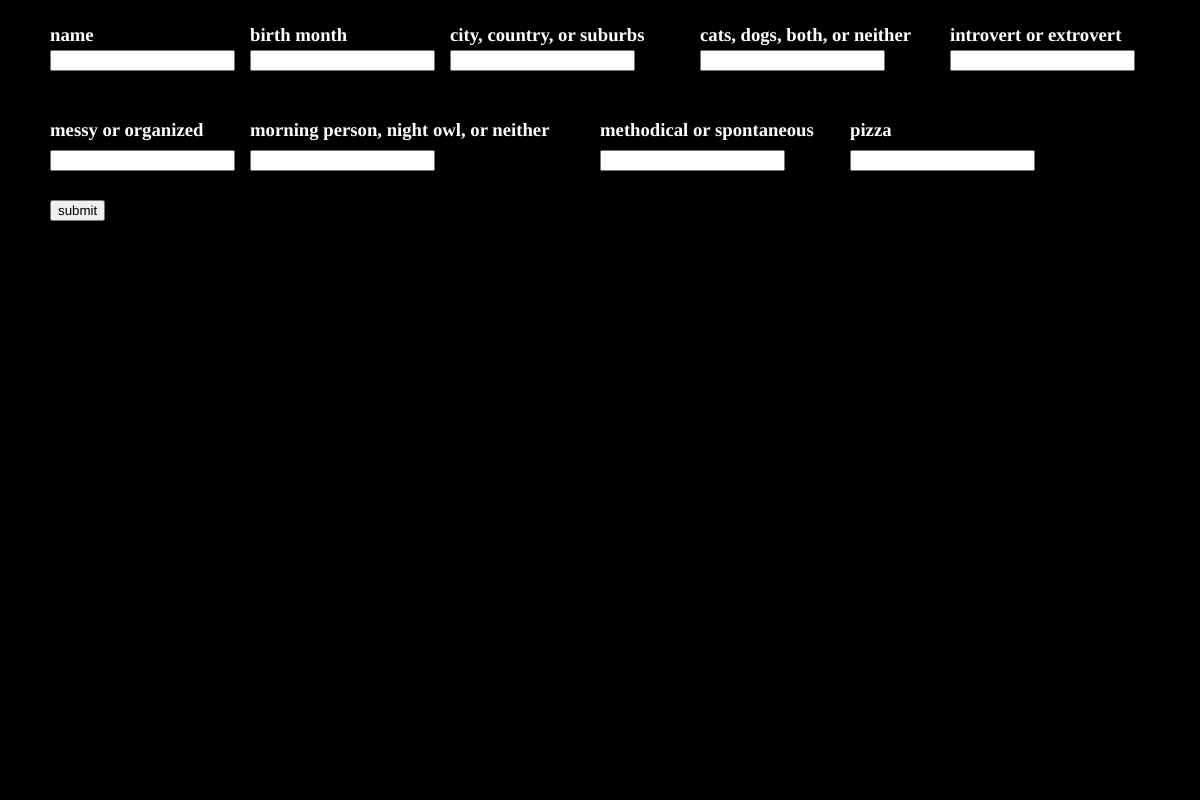
Frame 1 (no input)
Frame 60 (no input): identical to frame 1, image omitted
Frame 120 (the mouse pressed at the canvas centre since frame 60): identical to frame 1, image omitted

The p5.js sketch that drew this single still picture (run headless with seeded random() and noise() and a simulated clock; from frame 60 on, the mouse is pressed at the canvas centre):

// p5.js sketch
// ── sketch.js
let name, month, live, pets, org, day, type, you, piz;

let nInput, mInput, lInput, pInput, oInput, dInput, tInput, yInput, fInput;

let submit;

let winterP1 = '#2be7d9';
let winterP2 = '#2e34da';

let winterB1 = '#1ca7fc';
let winterB2 = '#166ffb';

let springY1 = '#fffb37';
let springY2 = '#ae15ff';

let springO1 = '#ffac06';
let springO2 = '#62f962';

let summerB1 = '#4ef9c6';
let summerB2 = '#ff4e4e';

let summerR1 = '#fbff52';
let summerR2 = '#0098ff';

let fallR1 = '#feb313';
let fallR2 = '#be25f4';

let fallP1 = '#ff3911';
let fallP2 = '#760cd8';


function setup() {
  createCanvas(1200, 800);
    
    background(0);
    
    name = createElement('h3', 'name');
    name.position(50, 5);
    name.style('color', 'white');
    
    nInput = createInput();
    nInput.position(50, 50);
    
    month = createElement('h3', 'birth month');
    month.position(250, 5);
    month.style('color', 'white');
   
    mInput = createInput();
    mInput.position(250, 50);
    
    live = createElement('h3', 'city, country, or suburbs');
    live.position(450, 5);
    live.style('color', 'white');
    
    lInput = createInput();
    lInput.position(450, 50);
    
    pets = createElement('h3', 'cats, dogs, both, or neither');
    pets.position(700, 5);
    pets.style('color', 'white');
    
    pInput = createInput();
    pInput.position(700, 50);
    
    type = createElement('h3', 'introvert or extrovert');
    type.position(950, 5);
    type.style('color', 'white');
    
    tInput = createInput();
    tInput.position(950, 50);
    
    org = createElement('h3', 'messy or organized');
    org.position(50, 100);
    org.style('color', 'white');
    
    oInput = createInput();
    oInput.position(50, 150);
    
    day = createElement('h3', 'morning person, night owl, or neither');
    day.position(250, 100);
    day.style('color', 'white');
    
    dInput = createInput();
    dInput.position(250, 150);
    
    you = createElement('h3', 'methodical or spontaneous');
    you.position(600, 100);
    you.style('color', 'white');
    
    yInput = createInput();
    yInput.position(600, 150);
    
    piz = createElement('h3', 'pizza');
    piz.position(850, 100);
    piz.style('color', 'white');
    
    fInput = createInput();
    fInput.position(850, 150);
    
    submit = createButton('submit');
    submit.position(50, 200);
    submit.mousePressed(show);
}

function draw() {
    
}

// shows results when 'submit' is pressed
function show() {
    console.log('submit');
    
    let season = mInput.value();
    
    if (season=="september" || season=="october" || season=="november") {
        background(hexWithAlpha('#ff3911'));
    }
    if (season=="december" || season=="january" || season=="february") {
        background(hexWithAlpha('#745cfb'));
    }
    if (season=="march" || season=="april" || season=="may") {
        background(hexWithAlpha('#ae15ff'));
    }
    if (season=="june" || season=="july" || season=="august") {
        background(hexWithAlpha('#ff4e4e'));
    }
    
    mood();
    
    let vibe = yInput.value();
    if (vibe == "methodical") {
        bgSquares((width/2), (height/2));
    } 
    if (vibe == "spontaneous") {
        bgCircles((width/2), (height/2));
    }

    element();
    
    shapes((width/2), (height/2));
    
    squareRow((width/2), (height/2));
    
    weird();
}

function weird() {
    let curve = int(fInput.value());
    let w = map(curve, 1, 5, 0, 100);
    
    let color = dInput.value();
    
    //console.log(w);
    noFill();
    if (color == "night owl") {
        stroke(255);
    } else {
        stroke(0);
    }
    circle(100, 100, w);
    circle(width-100, 100, w);
    circle(100, height-100, w);
    circle(width-100, height-100, w);
}

function element() {
    
    let symbol = yInput.value();
    
    let color = dInput.value();
    
    if (symbol == "methodical") {
        fill(255);
        if (color == "morning person") {
            stroke(0);
        } else {
            stroke(255);
        }
        circle(100, (height/2)-100, 15);
        circle(100, (height/2), 15);
        circle(100, (height/2)+100, 15);
        strokeWeight(2);
        line(100, (height/2)-100, 100, (height/2)+100);
        
        circle(1100, (height/2)-100, 15);
        circle(1100, (height/2), 15);
        circle(1100, (height/2)+100, 15);
        strokeWeight(2);
        line(1100, (height/2)-100, 1100, (height/2)+100);
    }
    if (symbol == "spontaneous") {
        fill(255);
        if (color == "morning person") {
            stroke(0);
        } else {
            stroke(255);
        }
        circle(100, (height/2), 25);
        strokeWeight(2);
        line(50, (height/2)-50, 150, (height/2)+50);
        line(150, (height/2)-50, 50, (height/2)+50);
        line(100, (height/2)-50, 100, (height/2)+50);
        line(50, (height/2), 150, (height/2));
        
        circle(1100, (height/2), 25);
        line(1050, (height/2)-50, 1150, (height/2)+50);
        line(1150, (height/2)-50, 1050, (height/2)+50);
        line(1100, (height/2)-50, 1100, (height/2)+50);
        line(1050, (height/2), 1150, (height/2));
    }
}

function squareRow(centerX, centerY) {
    let season = mInput.value();
    
    let scale = int(oInput.value());
    
    let pos = map(scale, 1, 5, 0, 200);
    
    
    if (season=="september" || season=="october" || season=="november") {
        drawSquare(centerX+175, centerY+pos, 50, 45, hexWithAlpha(fallR1, 1), hexWithAlpha(fallR2, 1));
        drawSquare(centerX-175, centerY-pos, 50, 45, hexWithAlpha(fallR1, 1), hexWithAlpha(fallR2, 1));
        
        drawSquare(centerX+100, centerY-pos, 100, 45, hexWithAlpha(fallR1, 1), hexWithAlpha(fallR2, 1));
        drawSquare(centerX-100, centerY+pos, 100, 45, hexWithAlpha(fallR1, 1), hexWithAlpha(fallR2, 1));
        
        drawSquare(centerX, centerY, 150, 45, hexWithAlpha(fallR1, 1), hexWithAlpha(fallR2, 1));
    }
    
    if (season=="december" || season=="january" || season=="february") {
        drawSquare(centerX+175, centerY+pos, 50, 45, hexWithAlpha(winterP1, 1), hexWithAlpha(winterP2, 1));
        drawSquare(centerX-175, centerY-pos, 50, 45, hexWithAlpha(winterP1, 1), hexWithAlpha(winterP2, 1));
        
        drawSquare(centerX+100, centerY-pos, 100, 45, hexWithAlpha(winterP1, 1), hexWithAlpha(winterP2, 1));
        drawSquare(centerX-100, centerY+pos, 100, 45, hexWithAlpha(winterP1, 1), hexWithAlpha(winterP2, 1));
        
        drawSquare(centerX, centerY, 150, 45, hexWithAlpha(winterP1, 1), hexWithAlpha(winterP2, 1));
    }
    
    if (season=="march" || season=="april" || season=="may") {
        drawSquare(centerX+175, centerY+pos, 50, 45, hexWithAlpha(springY1, 1), hexWithAlpha(springY2, 1));
        drawSquare(centerX-175, centerY-pos, 50, 45, hexWithAlpha(springY1, 1), hexWithAlpha(springY2, 1));
        
        drawSquare(centerX+100, centerY-pos, 100, 45, hexWithAlpha(springY1, 1), hexWithAlpha(springY2, 1));
        drawSquare(centerX-100, centerY+pos, 100, 45, hexWithAlpha(springY1, 1), hexWithAlpha(springY2, 1));
        
        drawSquare(centerX, centerY, 150, 45, hexWithAlpha(springY1, 1), hexWithAlpha(springY2, 1));
    }
    
    if (season=="june" || season=="july" || season=="august") {
        drawSquare(centerX+175, centerY+pos, 50, 45, hexWithAlpha(summerR1, 1), hexWithAlpha(summerB2, 1));
        drawSquare(centerX-175, centerY-pos, 50, 45, hexWithAlpha(summerR1, 1), hexWithAlpha(summerB2, 1));
        
        drawSquare(centerX+100, centerY-pos, 100, 45, hexWithAlpha(summerR1, 1), hexWithAlpha(summerB2, 1));
        drawSquare(centerX-100, centerY+pos, 100, 45, hexWithAlpha(summerR1, 1), hexWithAlpha(summerB2, 1));
        
        drawSquare(centerX, centerY, 150, 45, hexWithAlpha(summerR1, 1), hexWithAlpha(summerB2, 1));
    }
}

function shapes(centerX, centerY) {
    let name = nInput.value().length;
    
    let life = lInput.value();
    
    let prox = pInput.value();
    let dist;
    if (prox == "cats") {
        dist = 100;
    } else if (prox == "dogs") {
        dist = -100;
    } else if (prox == "both" || prox == "neither") {
        dist = 0;
    }
    
    let person = int(tInput.value());
    let perSq = map(person, 1, 5, 25, 400);
    
    let perCr = map(person, 1, 5, 25, 200);
    
    let square1 = perSq;
    let square2 = perSq+100;
    let square3 = square2+100;
    
    let circle1 = perCr;
    let circle2 = perCr+50;
    let circle3 = circle2+50;
    
    stroke(255);
    noFill();
    if (name%2 == 0) {
        console.log('even');
        
        if (life == "country") {
            circle(centerX, centerY-(circle1+dist), circle1); //top
            circle(centerX+(circle1+dist), centerY, circle1); //right
            circle(centerX, centerY+(circle1+dist), circle1); //bottom
            circle(centerX-(circle1+dist), centerY, circle1); //left

            circle(centerX, centerY-(circle2+dist), circle2); //top
            circle(centerX, centerY+(circle2+dist), circle2); //bottom

            circle(centerX, centerY-(circle3+dist), circle3); //top
            circle(centerX, centerY+(circle3+dist), circle3); //bottom
            circle(centerX-(circle3+dist), centerY, circle3); //left
            circle(centerX+(circle3+dist), centerY, circle3); //right
            
            
        } else if (life == "city") {            
            rect(centerX-(square1/2), centerY-(square1+dist), square1, square1); //top
            rect(centerX+dist, centerY-(square1/2), square1, square1); //right
            rect(centerX-(square1/2), centerY+dist, square1, square1); //bottom
            rect(centerX-(square1+dist), centerY-(square1/2), square1, square1); //left
            
            rect(centerX-(square2/2), centerY-(square2+dist), square2, square2); //top
            rect(centerX-(square2/2), centerY+dist, square2, square2); //bottom
            
            rect(centerX-(square3/2), centerY-(square3+dist), square3, square3); //top
            rect(centerX+dist, centerY-(square3/2), square3, square3); //right
            rect(centerX-(square3/2), centerY+dist, square3, square3); //bottom
            rect(centerX-(square3+dist), centerY-(square3/2), square3, square3); //left
            
            
        } else if (life == "suburbs") {
            circle(centerX, centerY-(circle1+dist), circle1); //top
            circle(centerX+(circle1+dist), centerY, circle1); //right
            circle(centerX, centerY+(circle1+dist), circle1); //bottom
            circle(centerX-(circle1+dist), centerY, circle1); //left

            rect(centerX-(square2/2), centerY-(square2+dist), square2, square2); //top
            rect(centerX-(square2/2), centerY+dist, square2, square2); //bottom
            
            rect(centerX-(square3/2), centerY-(square3+dist), square3, square3); //top
            rect(centerX+dist, centerY-(square3/2), square3, square3); //right
            rect(centerX-(square3/2), centerY+dist, square3, square3); //bottom
            rect(centerX-(square3+dist), centerY-(square3/2), square3, square3); //left
        }
        
    } else {
        console.log('odd');
        
        let square1_2 = square1/2;
        let square2_2 = square2/2;
        let square3_2 = square3/2;
        
        if (life == "country") {
            circle(centerX, centerY-((circle1/2)+dist), circle1/2); //top
            circle(centerX+(circle1+dist), centerY, circle1); //right
            circle(centerX, centerY+(circle1+dist), circle1); //bottom
            circle(centerX-(circle1+dist), centerY, circle1); //left

            circle(centerX, centerY-((circle1-25)+dist), circle1-25); //top
            circle(centerX, centerY+(circle2+dist), circle2); //bottom

            circle(centerX, centerY-((circle1+25)+dist), (circle1+25)); //top
            circle(centerX, centerY+(circle3+dist), circle3); //bottom
            circle(centerX-(circle3+dist), centerY, circle3); //left
            circle(centerX+(circle3+dist), centerY, circle3); //right
            
        } else if (life == "city") {            
            rect(centerX-(square1_2/2), centerY-(square1_2+dist), square1_2, square1_2); //top
            rect(centerX+dist, centerY-(square1/2), square1, square1); //right
            rect(centerX-(square1/2), centerY+dist, square1, square1); //bottom
            rect(centerX-(square1+dist), centerY-(square1/2), square1, square1); //left
            
            rect(centerX-(square2_2/2), centerY-(square2_2+dist), square2_2, square2_2); //top
            rect(centerX-(square2/2), centerY+dist, square2, square2); //bottom
            
            rect(centerX-(square3_2/2), centerY-(square3_2+dist), square3_2, square3_2); //top
            rect(centerX+dist, centerY-(square3/2), square3, square3); //right
            rect(centerX-(square3/2), centerY+dist, square3, square3); //bottom
            rect(centerX-(square3+dist), centerY-(square3/2), square3, square3); //left
            
        } else if (life == "suburbs") {
            circle(centerX, centerY-((circle1/2)+dist), circle1/2); //top
            circle(centerX+(circle1+dist), centerY, circle1); //right
            circle(centerX, centerY+(circle1+dist), circle1); //bottom
            circle(centerX-(circle1+dist), centerY, circle1); //left

            rect(centerX-(square2_2/2), centerY-(square2_2+dist), square2_2, square2_2); //top
            rect(centerX-(square2/2), centerY+dist, square2, square2); //bottom
            
            rect(centerX-(square3_2/2), centerY-(square3_2+dist), square3_2, square3_2); //top
            rect(centerX+dist, centerY-(square3/2), square3, square3); //right
            rect(centerX-(square3/2), centerY+dist, square3, square3); //bottom
            rect(centerX-(square3+dist), centerY-(square3/2), square3, square3); //left
        }
    }
}

function bgSquares(centerX, centerY) {
    let season = mInput.value();
    
    let scale = int(oInput.value());
    
    let pos = map(scale, 1, 5, 0, 300);
    
    if (season=="september" || season=="october" || season=="november") {
        drawSquare(centerX-400, centerY+pos, 600, 45, hexWithAlpha(fallP1, 0.7), hexWithAlpha(fallP2, 0.7));
        drawSquare(centerX-200, centerY-pos, 600, 45, hexWithAlpha(fallR1, 0.7), hexWithAlpha(fallR2, 0.7));
        
        drawSquare(centerX+400, centerY-pos, 600, 45, hexWithAlpha(fallP1, 0.7), hexWithAlpha(fallP2, 0.7));
        drawSquare(centerX+200, centerY+pos, 600, 45, hexWithAlpha(fallR1, 0.7), hexWithAlpha(fallR2, 0.7));
        drawSquare(centerX, centerY, 600, 45, hexWithAlpha(fallP1, 0.7), hexWithAlpha(fallP2, 0.7));
    }
    
    if (season=="december" || season=="january" || season=="february") {
        drawSquare(centerX-400, centerY+pos, 600, 45, hexWithAlpha(winterP1, 0.7), hexWithAlpha(winterP2, 0.7));
        drawSquare(centerX-200, centerY-pos, 600, 45, hexWithAlpha(winterB1, 0.7), hexWithAlpha(winterB2, 0.7));
        
        drawSquare(centerX+400, centerY-pos, 600, 45, hexWithAlpha(winterP1, 0.7), hexWithAlpha(winterP2, 0.7));
        drawSquare(centerX+200, centerY+pos, 600, 45, hexWithAlpha(winterB1, 0.7), hexWithAlpha(winterB2, 0.7));
        drawSquare(centerX, centerY, 600, 45, hexWithAlpha(winterP1, 0.7), hexWithAlpha(winterP2, 0.7));
    }
    
    if (season=="march" || season=="april" || season=="may") {
        drawSquare(centerX-400, centerY+pos, 600, 45, hexWithAlpha(springY1, 0.7), hexWithAlpha(springY2, 0.7));
        drawSquare(centerX-200, centerY-pos, 600, 45, hexWithAlpha(springO1, 0.7), hexWithAlpha(springO2, 0.7));
        
        drawSquare(centerX+400, centerY-pos, 600, 45, hexWithAlpha(springY1, 0.7), hexWithAlpha(springY2, 0.7));
        drawSquare(centerX+200, centerY+pos, 600, 45, hexWithAlpha(springO1, 0.7), hexWithAlpha(springO2, 0.7));
        drawSquare(centerX, centerY, 600, 45, hexWithAlpha(springY1, 0.7), hexWithAlpha(springY2, 0.7));
    }
    
    if (season=="june" || season=="july" || season=="august") {
        drawSquare(centerX-400, centerY+pos, 600, 45, hexWithAlpha(summerR1, 0.7), hexWithAlpha(summerR2, 0.7));
        drawSquare(centerX-200, centerY-pos, 600, 45, hexWithAlpha(summerB1, 0.7), hexWithAlpha(summerB2, 0.7));
        
        drawSquare(centerX+400, centerY-pos, 600, 45, hexWithAlpha(summerR1, 0.7), hexWithAlpha(summerR2, 0.7));
        drawSquare(centerX+200, centerY+pos, 600, 45, hexWithAlpha(summerB1, 0.7), hexWithAlpha(summerB2, 0.7));
        drawSquare(centerX, centerY, 600, 45, hexWithAlpha(summerR1, 0.7), hexWithAlpha(summerR2, 0.7));
    }
}

function bgCircles(centerX, centerY) {
    let season = mInput.value();
    
    let scale = int(oInput.value());
    
    let pos = map(scale, 1, 5, 0, 300);
    
    if (season=="september" || season=="october" || season=="november") {        
        gradCircle(centerX-400, centerY+pos, 300, hexWithAlpha(fallP1, 0.7), hexWithAlpha(fallP2, 0.7));
        gradCircle(centerX-200, centerY-pos, 300, hexWithAlpha(fallR1, 0.7), hexWithAlpha(fallR2, 0.7));
        
        gradCircle(centerX+400, centerY-pos, 300, hexWithAlpha(fallP1, 0.7), hexWithAlpha(fallP2, 0.7));
        gradCircle(centerX+200, centerY+pos, 300, hexWithAlpha(fallR1, 0.7), hexWithAlpha(fallR2, 0.7));
        gradCircle(centerX, centerY, 300, hexWithAlpha(fallP1, 0.7), hexWithAlpha(fallP2, 0.7));
    }
    
    if (season=="december" || season=="january" || season=="february") {
        drawSquare(centerX-400, centerY+pos, 600, 45, hexWithAlpha(winterP1, 0.7), hexWithAlpha(winterP2, 0.7));
        drawSquare(centerX-200, centerY-pos, 600, 45, hexWithAlpha(winterB1, 0.7), hexWithAlpha(winterB2, 0.7));
        
        drawSquare(centerX+400, centerY-pos, 600, 45, hexWithAlpha(winterP1, 0.7), hexWithAlpha(winterP2, 0.7));
        drawSquare(centerX+200, centerY+pos, 600, 45, hexWithAlpha(winterB1, 0.7), hexWithAlpha(winterB2, 0.7));
        drawSquare(centerX, centerY, 600, 45, hexWithAlpha(winterP1, 0.7), hexWithAlpha(winterP2, 0.7));
    }
    
    if (season=="march" || season=="april" || season=="may") {
        drawSquare(centerX-400, centerY+pos, 600, 45, hexWithAlpha(springY1, 0.7), hexWithAlpha(springY2, 0.7));
        drawSquare(centerX-200, centerY-pos, 600, 45, hexWithAlpha(springO1, 0.7), hexWithAlpha(springO2, 0.7));
        
        drawSquare(centerX+400, centerY-pos, 600, 45, hexWithAlpha(springY1, 0.7), hexWithAlpha(springY2, 0.7));
        drawSquare(centerX+200, centerY+pos, 600, 45, hexWithAlpha(springO1, 0.7), hexWithAlpha(springO2, 0.7));
        drawSquare(centerX, centerY, 600, 45, hexWithAlpha(springY1, 0.7), hexWithAlpha(springY2, 0.7));
    }
    
    if (season=="june" || season=="july" || season=="august") {
        drawSquare(centerX-400, centerY+pos, 600, 45, hexWithAlpha(summerR1, 0.7), hexWithAlpha(summerR2, 0.7));
        drawSquare(centerX-200, centerY-pos, 600, 45, hexWithAlpha(summerB1, 0.7), hexWithAlpha(summerB2, 0.7));
        
        drawSquare(centerX+400, centerY-pos, 600, 45, hexWithAlpha(summerR1, 0.7), hexWithAlpha(summerR2, 0.7));
        drawSquare(centerX+200, centerY+pos, 600, 45, hexWithAlpha(summerB1, 0.7), hexWithAlpha(summerB2, 0.7));
        drawSquare(centerX, centerY, 600, 45, hexWithAlpha(summerR1, 0.7), hexWithAlpha(summerR2, 0.7));
    }
}

function mood() {
    let time = dInput.value();
    
    if (time == "morning person") {
        background(255);
    } 
    if (time == "night owl") {
        background(0);
    }
}

function polygon(x, y, radius, npoints) {
  let angle = TWO_PI / npoints;
  beginShape();
  for (let a = 0; a < TWO_PI; a += angle) {
    let sx = x + cos(a) * radius;
    let sy = y + sin(a) * radius;
    vertex(sx, sy);
  }
  endShape(CLOSE);
}

function drawSquare(xCoord, yCoord, size, rotationAngle, from, to) {
	push();
	translate(xCoord, yCoord);
	angleMode(DEGREES);
	rotate(rotationAngle);
	for(var i = 0; i < size; i++) {
        noStroke();
        fill(lerpColor(color(from), color(to), (i/size)));
        rectMode(CORNER);
        rect(i-(size/2), 0-(size/2), 1, size);
    }
	pop();
}

function gradCircle(x, y, r, c1, c2) {
   let lineW = 1;
   let lines = (r * 2) / lineW;

   noStroke();
   for (var i = 0; i <= lines; i++) {
     let inter = map(i, 0, r, 0, 0.8);
     let c = lerpColor(c1, c2, inter);
     fill(c);
     const s = i * lineW + lineW;
     const chordLength = Math.sqrt(2 * s * r - s * s) * 2;
     rect(i * lineW + x, r - chordLength / 2 + y, lineW, chordLength);
   }
   stroke(255);
   noFill();
   ellipse(x + r + 20, y + r + 20, r * 2);
 }

function hexWithAlpha(hex, alpha) {
	var r = parseInt(hex.slice(1, 3), 16),
		g = parseInt(hex.slice(3, 5), 16),
		b = parseInt(hex.slice(5, 7), 16);

	if(alpha) {
		return "rgba(" + r + ", " + g + ", " + b + ", " + alpha + ")";
	} else {
		return "rgb(" + r + ", " + g + ", " + b + ")";
	}
}
